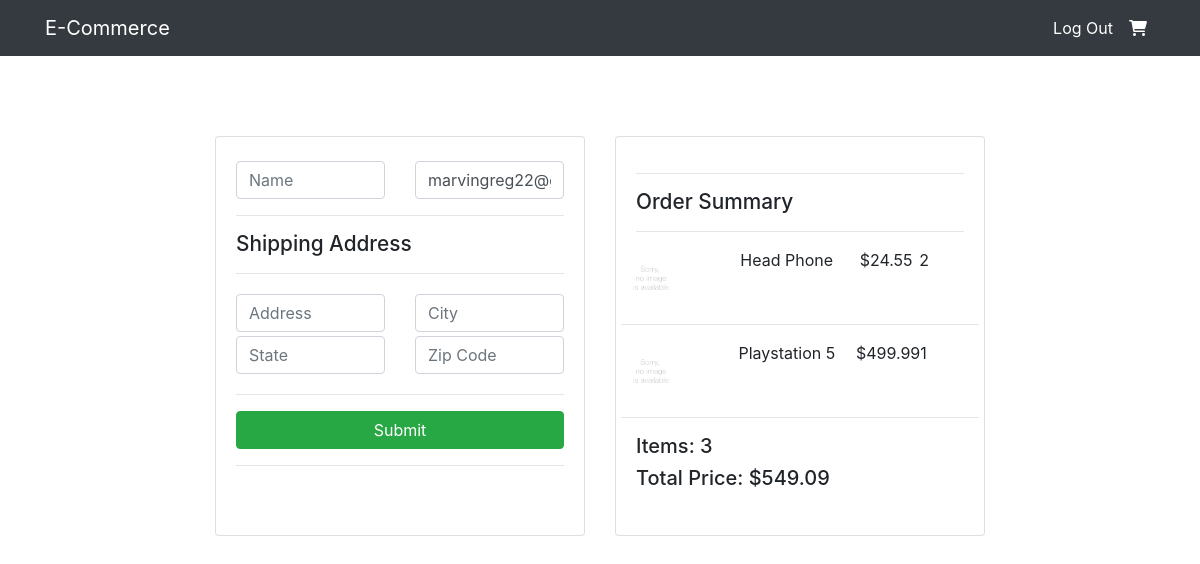
The app's page /check_out (signed in), older data.
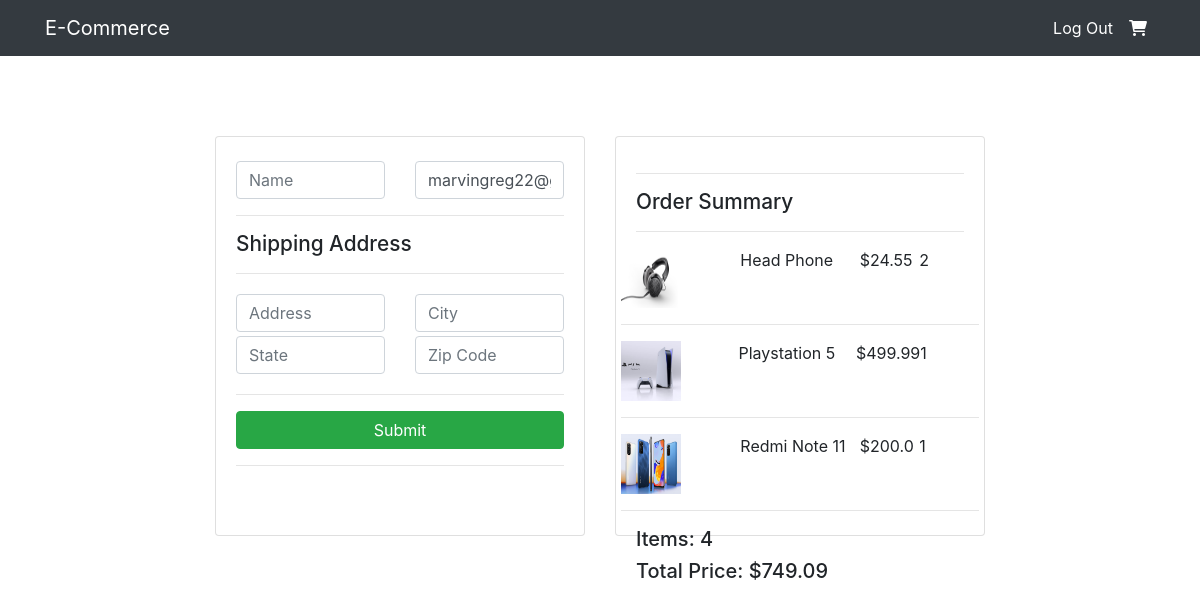
The same page, newer data.
### products/models.py (models this page shows)
class OrderItem(models.Model):
    product = models.ForeignKey(Product,on_delete=models.SET_NULL, null=True, blank=True)
    order = models.ForeignKey(Order,on_delete=models.SET_NULL , null=True, blank=True)
    quantity = models.IntegerField(default=0, null=True, blank=True)
    date_added = models.DateTimeField(auto_now_add=True)
    @property
    def get_total(self):
        return self.product.price * self.quantity

class Product(models.Model):
    name = models.CharField(max_length=200)
    price = models.FloatField()
    digital = models.BooleanField(default=False, null=True, blank=False)
    image = models.ImageField(null=True, blank = True)
    @property
    def imageURL(self):
        try:
            url = self.image.url
        except:
            url = 'images/no-image.png'
        return url

class Order(models.Model):
    customer = models.ForeignKey(Customer, on_delete=models.SET_NULL, null=True, blank=True)
    date_ordered = models.DateTimeField(auto_now_add=True)
    complete = models.BooleanField(default=False, null=True,blank=False)
    transaction_id = models.CharField(max_length=100)
    @property
    def get_price_total(self):
        order_items = self.orderitem_set.all()
        return sum([item.get_total for item in order_items])
    @property
    def get_item_total(self):
        order_items = self.orderitem_set.all()
        return sum([item.quantity for item in order_items])

### products/views.py (the view)
# urls.py: path('check_out', views.checkout, name='checkout'),
def checkout(request):
    order = ''
    items = ''
    if request.user.is_authenticated:
        customer = request.user.customer
        order, created = Order.objects.get_or_create(customer=customer, complete = False)
        items = order.orderitem_set.all()
    else:
        items = []
    context ={
        'items': items,
        'order': order
    }
    return render(request,'checkout.html',context)

### products/templates/checkout.html
{%extends 'index.html'%}
{%block checkout%}
{%load static%}
<div class="container-fluid">
    <div class="row justify-content-center" style="margin-top: 5em ;">
     <div class="col-lg-4" style="margin-bottom: 1em;">
        <div class="card" style="height: 25em;">
            <div class="card-body">
                <form action="">
                    <div class="row">
                        <div class="col-lg-6" style="margin-top: 4px;">
                            <input type="text" class="form-control" placeholder="Name" value="{{user.get_full_name}}">
                        </div>
                        <div class="col-lg-6" style="margin-top: 4px;">
                            <input type="text" class="form-control" placeholder="Email" value="{{user.email}}">
                        </div>
                    </div>
                    <hr style="width:100%">
                    <h1 style="font-size: 1.3rem;">Shipping Address</h1>
                    <hr style="width:100%">
                    <div class="row" >
                        <div class="col-lg-6" style="margin-top: 4px;">
                            <input type="text" class="form-control" placeholder="Address">
                        </div>
                        <div class="col-lg-6" style="margin-top: 4px;">
                            <input type="text" class="form-control" placeholder="City">
                        </div>
                    </div>
                    <div class="row">
                        <div class="col-lg-6" style="margin-top: 4px;">
                            <input type="text" class="form-control" placeholder="State">
                        </div>
                        <div class="col-lg-6" style="margin-top: 4px;">
                            <input type="text" class="form-control" placeholder="Zip Code">
                        </div>
                    </div>
                    <div class="row">
                        <div class="col-lg-12" style="margin-top: 4px;">
                            <hr style="width:100%">
                            <button class="btn btn-success btn-block">Submit</button>
                            <hr style="width:100%">
                        </div>
                    </div>
                </form>
            </div>
        </div>
     </div>
     <div class="col-lg-4">
        <div class="card" style="height: 25em;">
            <div class="card-body">
                <hr style="width:100%">
                <h1 style="font-size: 1.3rem;">Order Summary</h1>
                <hr style="width:100%">
                {%for item in items%}
                    <div class="row">
                        <div style="flex:2"><img class= "row-image" src="{{item.product.imageURL}}" height="60px" width="60px" alt=""></div>
                        <div style="flex:2"><p>{{item.product.name}}</p></div>
                        <div style="flex:1"><p>${{item.product.price}}</p></div>
                        <div style="flex:1"><p>{{item.quantity}}</p></div>
                        <hr style="width:100%">
                    </div>
                {%endfor%}
                <h5>Items: {{order.get_item_total}}</h1>
                <h5>Total Price: ${{order.get_price_total|floatformat:2}}</h1>
            </div>
        </div>
    </div>
</div>
</div>
{%endblock%}

Row changes from the older to the newer data that the page shows:
changed through a linked row, OrderItem "Head Phone": product.imageURL: picture added in place of a placeholder
changed through a linked row, OrderItem "Playstation 5": product.imageURL: picture added in place of a placeholder
added OrderItem: product.imageURL (picture), product.name "Redmi Note 11", product.price "200.0", quantity "1"
computed for Order: get_item_total "3" → "4"; get_price_total "549.09" → "749.09"
